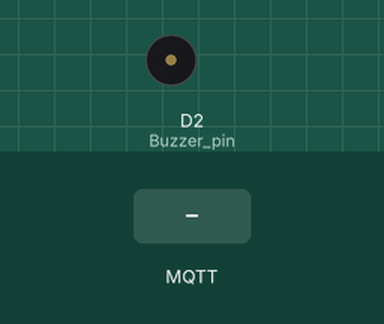
A program run on a simulated ESP8266 (NodeMCU). Parts: buzzer (waves = sounding, pin HIGH). The test bench sets the inputs (shaded band). WiFi joins after 1.5 s; servers stay silent unless stated; no MQTT or app messages arrive unless stated; what the program prints to the serial monitor is not drawn.

Above: at 2.7 s.
2.8 s: MQTT message "ON" arrives on the first subscribed topic
At 3.3 s:
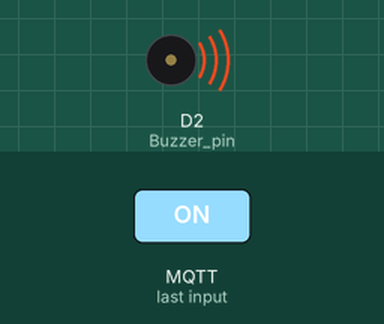
6.3 s: MQTT message "capture" arrives on the first subscribed topic
At 8.0 s:
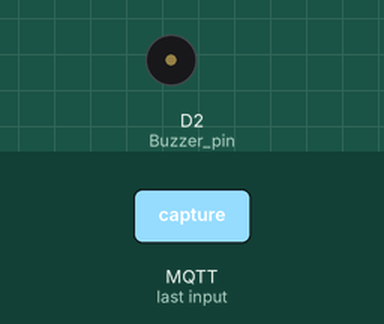
Timing chart, 0 to 9.5 s (numbered marks = the images above; inputs shaded):
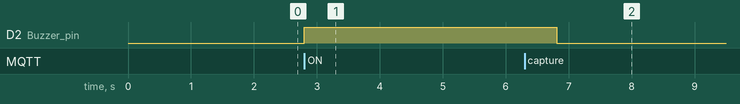

The program:

main.cpp
```cpp
#include <ESP8266WiFi.h>
#include <PubSubClient.h>

// wifi
const char* ssid = "TP-LINK_30FA";
const char* password= "minhhue77";

// MQTT
const char* mqtt_server = "178.128.209.28";
//const char* mqtt_server = "192.168.0.100";
const int mqtt_port = 1883;
const char* mqtt_user = "";   // nếu broker có user/pass thì thêm vào
const char* mqtt_pass = "";

// MQTT_topic
const char* topic_sub = "esp32/led/68dd48fa560a0cc198b6e1f6/+";
const char* topic_capture = "esp32/capture/68dd48fa560a0cc198b6e1f6";

String topic_pub = "esp32/mpu/68dd48fa560a0cc198b6e1f6";
String topic_capture_cam = "esp32cam/capture/68dd48fa560a0cc198b6e1f6";

// buzzer pin
#define Buzzer_pin D2

WiFiClient espClient;
PubSubClient client(espClient);

bool senData = false;
String billId = "";
int a = 2, b =4, c=50;
// callback function
void callback(char* topic, byte* payload, unsigned int length){
  String msg;
  for(unsigned int i = 0; i < length; i++){
    msg += (char)payload[i];
  }

  Serial.print("Received [");
  Serial.print(topic);
  Serial.print("]: ");
  Serial.println(msg);

  if(strcmp(topic, topic_capture) == 0){
    if (msg == "capture") {
      Serial.println("Forward capture command → ESP32-CAM");
      client.publish(topic_capture_cam.c_str(), msg.c_str());
      return;
    }
  }

  String topicStr = String(topic);
  int index = topicStr.lastIndexOf("/");
  if(index > 0){
    billId = topicStr.substring(index + 1);
  }
  Serial.print("billId = " + billId);

  if(msg == "ON"){
    digitalWrite(Buzzer_pin, HIGH);
    senData = true;
    Serial.println("LED ON");
  }else{
    digitalWrite(Buzzer_pin, LOW);
    senData = false;
    Serial.println("LED OFF");
  }
}

// ket noi MQTT
void reconnect(){
  Serial.print("Connecting to MQTT...");
  if(client.connect("ESP8266Client", mqtt_user, mqtt_pass)){
    Serial.println("connected");
    client.subscribe(topic_sub);
    client.subscribe(topic_capture);
  }else{
    Serial.print("failed, rc=");
      Serial.print(client.state());
      Serial.println(" try again in 5s");
      delay(5000);
  }
}

void setup(){
  Serial.begin(9600);
  pinMode(Buzzer_pin, OUTPUT);

  //WiFi
  WiFi.begin(ssid, password);
  while(WiFi.status() != WL_CONNECTED){
    delay(500);
    Serial.print(".");
  }
  Serial.println("\nWiFi connected");
  Serial.print("IP Address: ");
  Serial.println(WiFi.localIP());

  // MQTT
  client.setServer(mqtt_server, mqtt_port);
  client.setCallback(callback);
}

void loop() {
  if (!client.connected()) {
    reconnect();
  }
  client.loop();

  // --- Đọc lệnh từ bàn phím ---
  if (Serial.available()) {
      char cmd = Serial.read();
      if (cmd == 'c') {  // nhấn 'c' để capture
          Serial.println("User requested capture → forward to ESP32-CAM");
          client.publish(topic_capture_cam.c_str(), "capture");
      }
  }

  if(senData){
    String payload = "{";
    payload += "\"ax\":" + String(a) + ",";
    payload += "\"ay\":" + String(b) + ",";
    payload += "\"az\":" + String(c) + ",";
    payload += "}";

    String topic_pub_new = topic_pub + "/" + billId;
    client.publish(topic_pub_new.c_str(), payload.c_str());
    delay(2000);
  }
}
```

Measured:
- after the input at 2.8 s, D2 (Buzzer_pin): LOW → HIGH at once
- after the input at 6.3 s, D2 (Buzzer_pin): HIGH → LOW after 0.51 s
